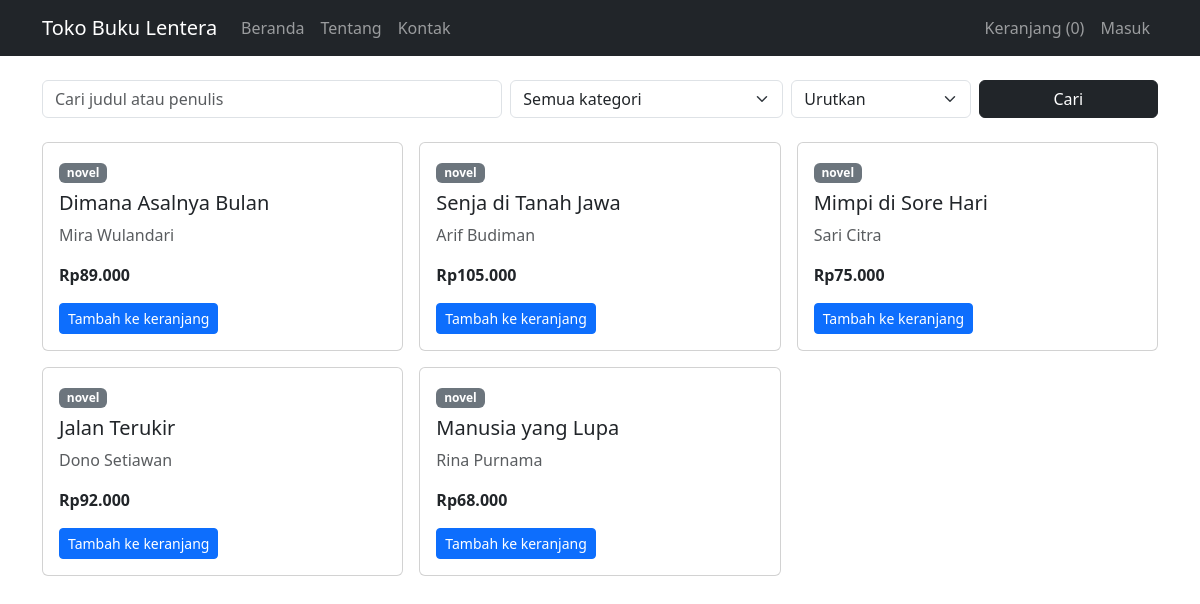
The page / on the database its author committed.
### tables this page shows
CREATE TABLE books (
  id INT AUTO_INCREMENT PRIMARY KEY,
  title VARCHAR(150) NOT NULL,
  author VARCHAR(100) NOT NULL,
  category_id INT NOT NULL,
  price INT NOT NULL,
  FOREIGN KEY (category_id) REFERENCES categories(id)
);

CREATE TABLE categories (
  id INT AUTO_INCREMENT PRIMARY KEY,
  name VARCHAR(50) NOT NULL UNIQUE
);

### config.php (called while the page is built, shortened)
<?php
$db = new PDO('mysql:host=localhost;dbname=bookstore;charset=utf8mb4', 'root', '', [
    PDO::ATTR_ERRMODE => PDO::ERRMODE_EXCEPTION,
    PDO::ATTR_DEFAULT_FETCH_MODE => PDO::FETCH_ASSOC,
]);
function e($s) { return htmlspecialchars((string)$s, ENT_QUOTES); }
function rp($n) { return 'Rp' . number_format($n, 0, ',', '.'); }
function user() { return $_SESSION['user'] ?? null; }
function q($sql, $p = []) { global $db; $s = $db->prepare($sql); $s->execute($p); return $s; }

### index.php (the view, shortened to what this page needs)
<?php
require 'config.php';
$s = $_GET['s'] ?? '';
$cat = $_GET['cat'] ?? '';
$sort = in_array($_GET['sort'] ?? '', ['price', 'title']) ? $_GET['sort'] : 'id';
$books = q("SELECT b.*, c.name category FROM books b JOIN categories c ON c.id = b.category_id WHERE (b.title LIKE ? OR b.author LIKE ?) AND (b.category_id = ? OR ? = '') ORDER BY b.$sort", ["%$s%", "%$s%", $cat, $cat])->fetchAll();
require 'header.php';
?>
<form class="row g-2 mb-4">
  <div class="col-md-5"><input class="form-control" name="s" value="<?= e($s) ?>" placeholder="Cari judul atau penulis"></div>
  <div class="col-md-3">
    <select class="form-select" name="cat">
      <option value="">Semua kategori</option>
    </select>
  </div>
  <div class="col-md-2">
    <select class="form-select" name="sort">
      <option value="">Urutkan</option>
    </select>
  </div>
  <div class="col-md-2"><button class="btn btn-dark w-100">Cari</button></div>
</form>
<div class="row row-cols-1 row-cols-md-3 g-3">
  <?php foreach ($books as $b): ?>
    <div class="col">
      <div class="card h-100"><div class="card-body">
        <span class="badge bg-secondary"><?= e($b['category']) ?></span>
        <h5 class="card-title mt-2"><?= e($b['title']) ?></h5>
        <p class="text-muted"><?= e($b['author']) ?></p>
        <p class="fw-bold"><?= rp($b['price']) ?></p>
        <form method="post" action="cart.php"><?= csrf() ?>
          <button class="btn btn-primary btn-sm">Tambah ke keranjang</button>
        </form>
      </div></div>
    </div>
  <?php endforeach ?>
</div>
<?php require 'footer.php'; ?>

### header.php (shortened to what this page needs)
<?php $r = $r ?? ''; $u = user(); ?>
<!DOCTYPE html>
<html lang="id">
<head>
<link href="https://cdn.jsdelivr.net/npm/bootstrap@5.3.3/dist/css/bootstrap.min.css" rel="stylesheet">
<link href="https://cdn.jsdelivr.net/npm/bootstrap-icons@1.11.3/font/bootstrap-icons.min.css" rel="stylesheet">
</head>
<body>
<nav class="navbar navbar-expand-md navbar-dark bg-dark mb-4">
  <div class="container">
    <a class="navbar-brand" href="<?= $r ?>index.php">Toko Buku Lentera</a>
    <div class="collapse navbar-collapse" id="m">
      <div class="navbar-nav me-auto">
        <a class="nav-link" href="<?= $r ?>index.php">Beranda</a>
        <a class="nav-link" href="<?= $r ?>about.php">Tentang</a>
        <a class="nav-link" href="<?= $r ?>contact.php">Kontak</a>
      </div>
      <div class="navbar-nav">
        <a class="nav-link" href="<?= $r ?>cart.php">Keranjang (<?= array_sum($_SESSION['cart'] ?? []) ?>)</a>
        <?php if ($u): ?>
          <?php if ($u['role'] == 'admin'): ?><a class="nav-link" href="<?= $r ?>admin/index.php">Admin</a><?php endif ?>
          <a class="nav-link" href="<?= $r ?>orders.php">Pesanan</a>
          <a class="nav-link" href="<?= $r ?>logout.php">Keluar (<?= e($u['name']) ?>)</a>
        <?php else: ?>
          <a class="nav-link" href="<?= $r ?>login.php">Masuk</a>
        <?php endif ?>
      </div>
    </div>
  </div>
</nav>
<div class="container">

### footer.php (shortened to what this page needs)
</div>
</body>
</html>

### rows shown on the page
books: category.name "novel", title "Dimana Asalnya Bulan", author "Mira Wulandari", price "Rp89.000"
books: category.name "novel", title "Senja di Tanah Jawa", author "Arif Budiman", price "Rp105.000"
books: category.name "novel", title "Mimpi di Sore Hari", author "Sari Citra", price "Rp75.000"
books: category.name "novel", title "Jalan Terukir", author "Dono Setiawan", price "Rp92.000"
books: category.name "novel", title "Manusia yang Lupa", author "Rina Purnama", price "Rp68.000"

### other values the page prints
array_sum($_SESSION['cart'] ?? []) "0"
